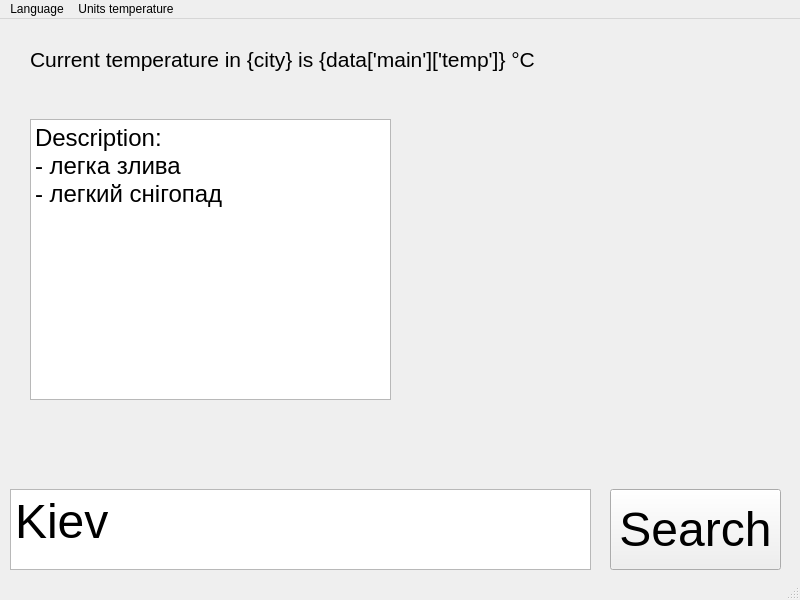
<?xml version="1.0" encoding="UTF-8"?>
<ui version="4.0">
 <class>MainWindow</class>
 <widget class="QMainWindow" name="MainWindow">
  <property name="geometry">
   <rect>
    <x>0</x>
    <y>0</y>
    <width>800</width>
    <height>600</height>
   </rect>
  </property>
  <property name="minimumSize">
   <size>
    <width>800</width>
    <height>600</height>
   </size>
  </property>
  <property name="maximumSize">
   <size>
    <width>800</width>
    <height>600</height>
   </size>
  </property>
  <property name="windowTitle">
   <string>MainWindow</string>
  </property>
  <widget class="QWidget" name="centralwidget">
   <widget class="QLabel" name="label">
    <property name="geometry">
     <rect>
      <x>0</x>
      <y>0</y>
      <width>801</width>
      <height>561</height>
     </rect>
    </property>
    <property name="text">
     <string/>
    </property>
    <property name="pixmap">
     <pixmap>../../../OneDrive/Зображення/5dcc613f1f00009304dee539.jpeg</pixmap>
    </property>
    <property name="scaledContents">
     <bool>true</bool>
    </property>
   </widget>
   <widget class="QPushButton" name="pushButton">
    <property name="geometry">
     <rect>
      <x>610</x>
      <y>470</y>
      <width>171</width>
      <height>81</height>
     </rect>
    </property>
    <property name="font">
     <font>
      <pointsize>36</pointsize>
     </font>
    </property>
    <property name="text">
     <string>Search</string>
    </property>
   </widget>
   <widget class="QTextEdit" name="textEdit">
    <property name="geometry">
     <rect>
      <x>10</x>
      <y>470</y>
      <width>581</width>
      <height>81</height>
     </rect>
    </property>
    <property name="font">
     <font>
      <pointsize>36</pointsize>
     </font>
    </property>
    <property name="html">
     <string>&lt;!DOCTYPE HTML PUBLIC &quot;-//W3C//DTD HTML 4.0//EN&quot; &quot;http://www.w3.org/TR/REC-html40/strict.dtd&quot;&gt;
&lt;html&gt;&lt;head&gt;&lt;meta name=&quot;qrichtext&quot; content=&quot;1&quot; /&gt;&lt;style type=&quot;text/css&quot;&gt;
p, li { white-space: pre-wrap; }
&lt;/style&gt;&lt;/head&gt;&lt;body style=&quot; font-family:'MS Shell Dlg 2'; font-size:36pt; font-weight:400; font-style:normal;&quot;&gt;
&lt;p style=&quot; margin-top:0px; margin-bottom:0px; margin-left:0px; margin-right:0px; -qt-block-indent:0; text-indent:0px;&quot;&gt;Kiev&lt;/p&gt;&lt;/body&gt;&lt;/html&gt;</string>
    </property>
   </widget>
   <widget class="QLabel" name="label_2">
    <property name="geometry">
     <rect>
      <x>30</x>
      <y>-10</y>
      <width>691</width>
      <height>101</height>
     </rect>
    </property>
    <property name="font">
     <font>
      <pointsize>16</pointsize>
     </font>
    </property>
    <property name="text">
     <string>Current temperature in {city} is {data['main']['temp']} °C</string>
    </property>
   </widget>
   <widget class="QTextBrowser" name="textBrowser">
    <property name="geometry">
     <rect>
      <x>30</x>
      <y>100</y>
      <width>361</width>
      <height>281</height>
     </rect>
    </property>
    <property name="html">
     <string>&lt;!DOCTYPE HTML PUBLIC &quot;-//W3C//DTD HTML 4.0//EN&quot; &quot;http://www.w3.org/TR/REC-html40/strict.dtd&quot;&gt;
&lt;html&gt;&lt;head&gt;&lt;meta name=&quot;qrichtext&quot; content=&quot;1&quot; /&gt;&lt;style type=&quot;text/css&quot;&gt;
p, li { white-space: pre-wrap; }
&lt;/style&gt;&lt;/head&gt;&lt;body style=&quot; font-family:'MS Shell Dlg 2'; font-size:8.25pt; font-weight:400; font-style:normal;&quot;&gt;
&lt;p style=&quot; margin-top:0px; margin-bottom:0px; margin-left:0px; margin-right:0px; -qt-block-indent:0; text-indent:0px;&quot;&gt;&lt;span style=&quot; font-size:18pt;&quot;&gt;Description:&lt;/span&gt;&lt;/p&gt;
&lt;p style=&quot; margin-top:0px; margin-bottom:0px; margin-left:0px; margin-right:0px; -qt-block-indent:0; text-indent:0px;&quot;&gt;&lt;span style=&quot; font-size:18pt;&quot;&gt;- легка злива&lt;/span&gt;&lt;/p&gt;
&lt;p style=&quot; margin-top:0px; margin-bottom:0px; margin-left:0px; margin-right:0px; -qt-block-indent:0; text-indent:0px;&quot;&gt;&lt;span style=&quot; font-size:18pt;&quot;&gt;- легкий снігопад&lt;/span&gt;&lt;/p&gt;&lt;/body&gt;&lt;/html&gt;</string>
    </property>
   </widget>
  </widget>
  <widget class="QMenuBar" name="menubar">
   <property name="geometry">
    <rect>
     <x>0</x>
     <y>0</y>
     <width>800</width>
     <height>21</height>
    </rect>
   </property>
   <widget class="QMenu" name="menuLanguage">
    <property name="title">
     <string>Language</string>
    </property>
    <addaction name="actionAfrikaans"/>
    <addaction name="actionGerman"/>
    <addaction name="actionEnglish"/>
    <addaction name="actionFrench"/>
    <addaction name="actionItalian"/>
    <addaction name="actionJapanese"/>
    <addaction name="actionKorean"/>
    <addaction name="actionPolish"/>
    <addaction name="actionRussian"/>
    <addaction name="actionSwedish"/>
    <addaction name="actionSpanish"/>
    <addaction name="actionUkrainian"/>
    <addaction name="actionChinese_Simplified"/>
    <addaction name="actionChinese_Traditional"/>
   </widget>
   <widget class="QMenu" name="menuUnits_temperature">
    <property name="title">
     <string>Units temperature</string>
    </property>
    <addaction name="actionFahrenheit"/>
    <addaction name="actionCelsius"/>
    <addaction name="actionKelvin"/>
   </widget>
   <addaction name="menuLanguage"/>
   <addaction name="menuUnits_temperature"/>
  </widget>
  <widget class="QStatusBar" name="statusbar"/>
  <action name="actionFahrenheit">
   <property name="text">
    <string>Fahrenheit</string>
   </property>
  </action>
  <action name="actionCelsius">
   <property name="text">
    <string>Celsius</string>
   </property>
  </action>
  <action name="actionKelvin">
   <property name="text">
    <string>Kelvin</string>
   </property>
  </action>
  <action name="actionAfrikaans">
   <property name="text">
    <string>Afrikaans</string>
   </property>
  </action>
  <action name="actionGerman">
   <property name="text">
    <string>German</string>
   </property>
  </action>
  <action name="actionEnglish">
   <property name="text">
    <string>English</string>
   </property>
  </action>
  <action name="actionFrench">
   <property name="text">
    <string>French</string>
   </property>
  </action>
  <action name="actionItalian">
   <property name="text">
    <string>Italian</string>
   </property>
  </action>
  <action name="actionJapanese">
   <property name="text">
    <string>Japanese</string>
   </property>
  </action>
  <action name="actionKorean">
   <property name="text">
    <string>Korean</string>
   </property>
  </action>
  <action name="actionPolish">
   <property name="text">
    <string>Polish</string>
   </property>
  </action>
  <action name="actionRussian">
   <property name="text">
    <string>Russian</string>
   </property>
  </action>
  <action name="actionSwedish">
   <property name="text">
    <string>Swedish</string>
   </property>
  </action>
  <action name="actionSpanish">
   <property name="text">
    <string>Spanish</string>
   </property>
  </action>
  <action name="actionUkrainian">
   <property name="text">
    <string>Ukrainian</string>
   </property>
  </action>
  <action name="actionChinese_Simplified">
   <property name="text">
    <string>Chinese Simplified</string>
   </property>
  </action>
  <action name="actionChinese_Traditional">
   <property name="text">
    <string>Chinese Traditional</string>
   </property>
  </action>
 </widget>
 <resources/>
 <connections/>
</ui>
